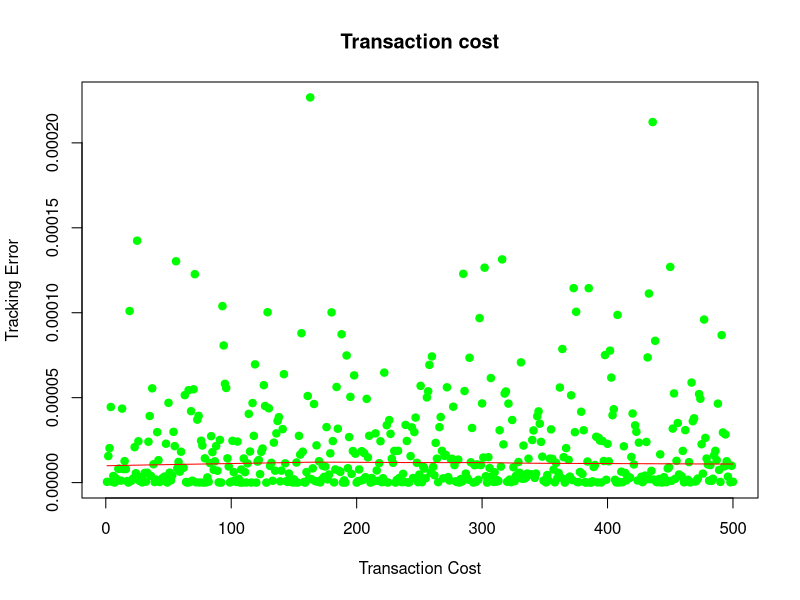
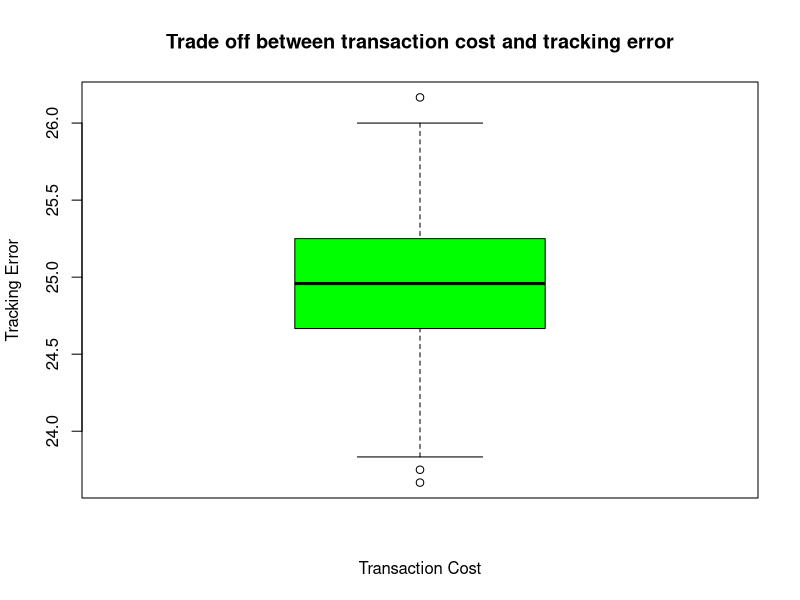
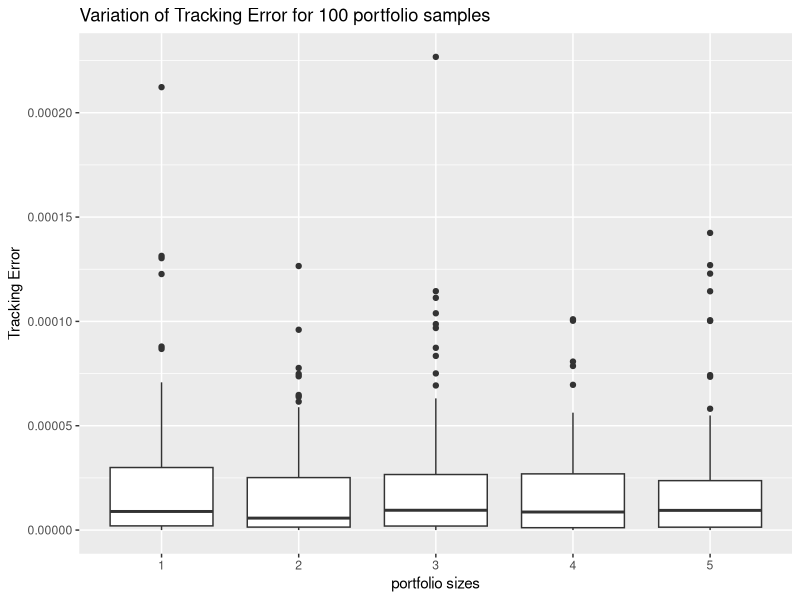
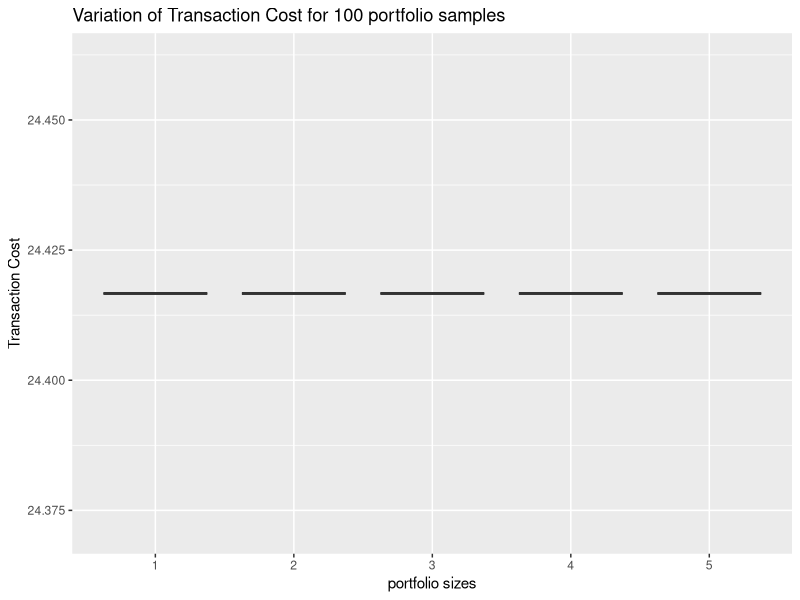

Source code (R) for these figures, in order:

rm(list=ls())
library(ggplot2)
library(glmnet)
library(quadprog)
library(tseries)

smallcap <- read.csv("Small50.csv")[,-c(1,2)]
midcap <- read.csv("Mid50.csv")[,-c(1,2)]
largecap <- read.csv("Large50.csv")[,-c(1,2)]
benchmark <- read.csv("Benchmark.csv")[-1]
names(benchmark) <- "SP500"

universe <- cbind(smallcap,midcap,largecap)

assets <- ncol(universe)

cap <- cbind(benchmark,universe)
last = nrow(cap)
returns = (cap[-1,]/cap[-last,]) - 1 #Computes simple monthly returns

#Split training and testing data
returns.train <- returns[1:59,]
returns.test <- returns[60:71,]

asset.returns = returns.train[,-1]
benchmark.returns = returns.train[,1]               #Benchmark returns

mean.asset.returns = apply(asset.returns,2,mean)  #Calculate mean of every asset
exp.benchmark = mean(benchmark.returns)           #Calculate benchmark mean

Dmat1 = cov(asset.returns)                        #Compute covariance matrix of assets

#Tuning parameter lambda. Smaller the value more the zeros

lambda = 0.01
Dmat = matrix(Dmat1[1:assets, 1:assets], nrow = assets, ncol = assets)  + lambda*(diag(assets))

#Each assets expected return
dvec = matrix(mean.asset.returns[1:assets], nrow = assets, ncol = 1)  
#Constraint for sum of weights =1
A.Equality <- matrix(rep(1,assets), ncol=1)
#Amat constraints: sum=1, dvec == benchmark returns, weights>=0, weights <= 2/(*assets)
Amat <- cbind(A.Equality, dvec, diag(assets), -diag(assets))
bvec <- c(1, exp.benchmark, rep(10^(-12), assets),rep(-2/assets, assets))

qp <- solve.QP(Dmat, dvec, Amat, bvec, meq=1) 
weights <- qp$solution
range(qp$solution)

ptf_weights <- function(bin, weights){
  bin =30
  x = sample(1:150,size = bin, replace = T, prob =  weights)
  wt = tabulate(x)/length(x)
  table(wt)
  
  return(data.frame(index = which(wt!=0), weights =wt[which(wt!=0)] )) 
}

#Code to calculate portfolio returns for 12 months of year 2015
size =500
Parameters = matrix(ncol = 2, nrow = size)

for (j in 1:size) {
  
  d = matrix(0,12,4)  
  
  
  for (i in 1:12) {
      if(j<=100){portfolio = ptf_weights(30,weights)}
      if(j>100){portfolio = ptf_weights(60,weights)}
      if(j>200){portfolio = ptf_weights(90,weights)}
      if(j>300){portfolio = ptf_weights(120,weights)}
      if(j>400){portfolio = ptf_weights(135,weights)}
      
      companies <- nrow(portfolio)
      returns.T <- returns.test[i,1]
      returns.predict = returns.test[i,-1]
      portfolio.returns <- t(as.matrix(portfolio$weights))%*%t(returns.predict[portfolio$index])
      result <- ifelse(portfolio.returns>=returns.T,"Good","Poor")
      d[i,] <- t(c(companies  ,returns.T,portfolio.returns, result))
      
  }
  
  df= as.data.frame(d)
  names(df) <- c("Firms","Benchmark","Portfolio","Performance")
  
  Firms = as.numeric(as.character(df$Firms))
  BM = as.numeric(as.character(df$Benchmark))
  Ptf = as.numeric(as.character(df$Portfolio))
  
  Transaction.Cost = (mean(Firms))  
  Tracking.Error =(mean(Ptf - BM)^2)  
  
  Parameters[j,] =  c(Transaction.Cost, Tracking.Error)

}

Parameters = data.frame(Parameters)
names(Parameters) = c("TransactionCost", "TrackingError")
#plot(scale(Parameters$TransactionCost) ,scale(Parameters$TrackingError) )

plot(Parameters$TrackingError, col = 'green', pch = 19,
     main = "Transaction cost", 
     xlab =  "Transaction Cost", ylab = "Tracking Error")
lines(lowess(1:500,Parameters$TrackingError) , col='red')

boxplot((Parameters$TransactionCost[1:100]),col = 'green',
     main = 'Trade off between transaction cost and tracking error', 
     xlab =  'Transaction Cost', ylab = 'Tracking Error')

ggplot(Parameters, aes(factor(rbind(rep(1,100),rep(2,100),rep(3,100),rep(4,100),rep(5,100))),TrackingError)) + geom_boxplot() + xlab('portfolio sizes') +
  ylab('Tracking Error') +  ggtitle("Variation of Tracking Error for 100 portfolio samples")

ggplot(Parameters, aes(factor(rbind(rep(1,100),rep(2,100),rep(3,100),rep(4,100),rep(5,100))),Transaction.Cost)) + geom_boxplot() + xlab('portfolio sizes') +
  ylab('Transaction Cost') +  ggtitle("Variation of Transaction Cost for 100 portfolio samples")











